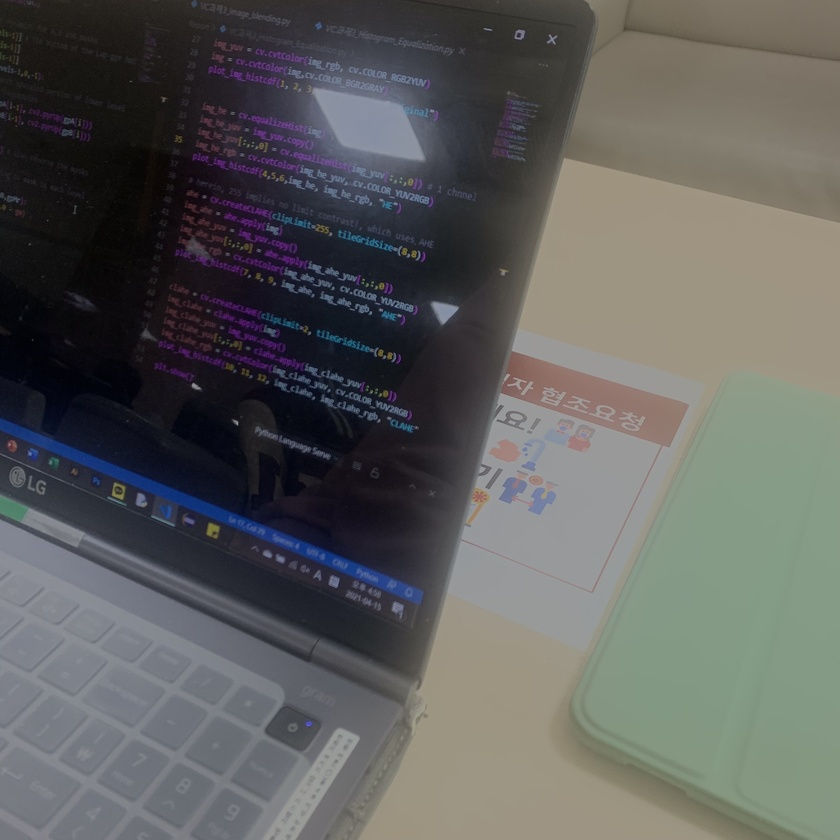
#> input picture VC HW/picture.jpg, 840 x 840 px, shrunk from 3024 x 3024 before the run
$ python test_3_contrast.py
#> lines starting #> are read from the running program, lines starting #| are printed output that depends on the picture
import cv2 as cv
import numpy as np
from matplotlib import pyplot as plt

plot_grid_size = (4, 3)
def plotImage(index1, index2, index3, img, img_rgb, title):
    plt.subplot(plot_grid_size[0],plot_grid_size[1], index1)
    plt.imshow(img, cmap='gray')
    plt.axis('off'), plt.title(title)
    plt.subplot(plot_grid_size[0],plot_grid_size[1], index3)
    plt.imshow(img_rgb, cmap='gray')
    plt.axis('off'), plt.title(title)
    plt.subplot(plot_grid_size[0],plot_grid_size[1], index2)
    hist,bins = np.histogram(img.flatten(), 256, [0,256])
    cdf = hist.cumsum()
    cdf_normalized = cdf * hist.max()/ cdf.max()
    plt.plot(cdf_normalized, color = 'b')
    plt.hist(img.flatten(),256,[0,256], color = 'r')
    plt.xlim([0,256]), plt.title(title)
    plt.legend(('cdf','histogram'), loc = 'upper left')

img = cv.imread("picture.jpg")
#> img is the input picture: shape (840, 840, 3); mean B, G, R 92.6, 94, 93.5
img_rgb = cv.cvtColor(img,cv.COLOR_BGR2RGB)
img_yuv = cv.cvtColor(img,cv.COLOR_BGR2YUV)
#> img_yuv: shape (840, 840, 3); mean of channels 0, 1, 2 93.7, 127.4, 127.8
img = cv.cvtColor(img,cv.COLOR_BGR2GRAY)
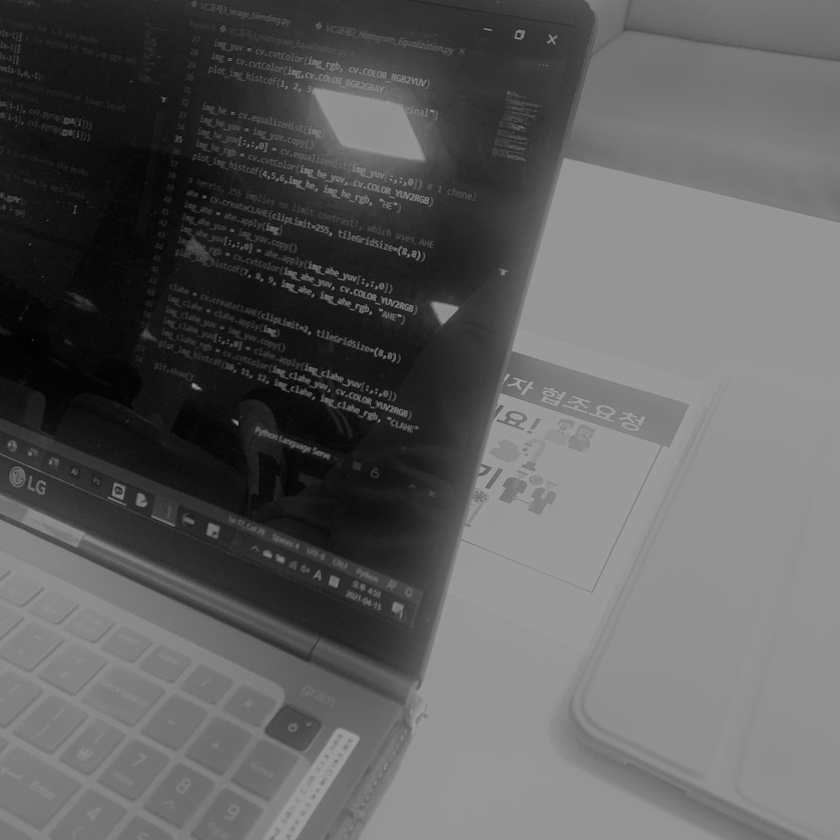
#> img: shape (840, 840); min 1, max 163, mean 93.7

img_he = cv.equalizeHist(img)
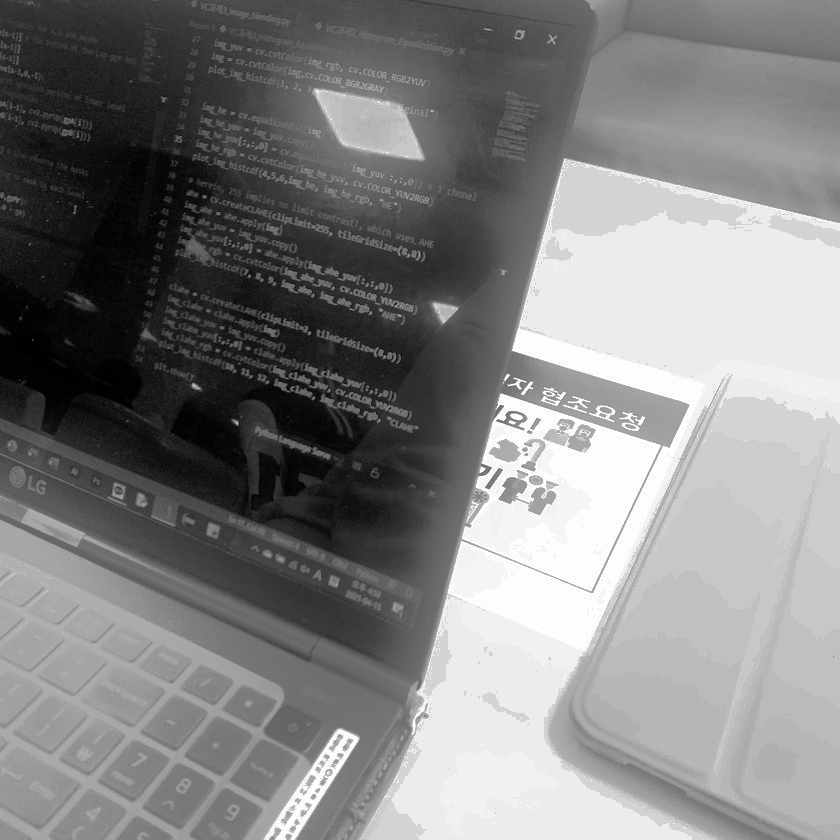
#> img_he: shape (840, 840); min 0, max 255, mean 129.9
img_heYuv = img_yuv.copy()
img_heYuv[:, :, 0] = cv.equalizeHist(img_heYuv[:,:,0])
#> img_heYuv: shape (840, 840, 3); mean of channels 0, 1, 2 129.9, 127.4, 127.8
img_heRgb = cv.cvtColor(img_heYuv, cv.COLOR_YUV2RGB)
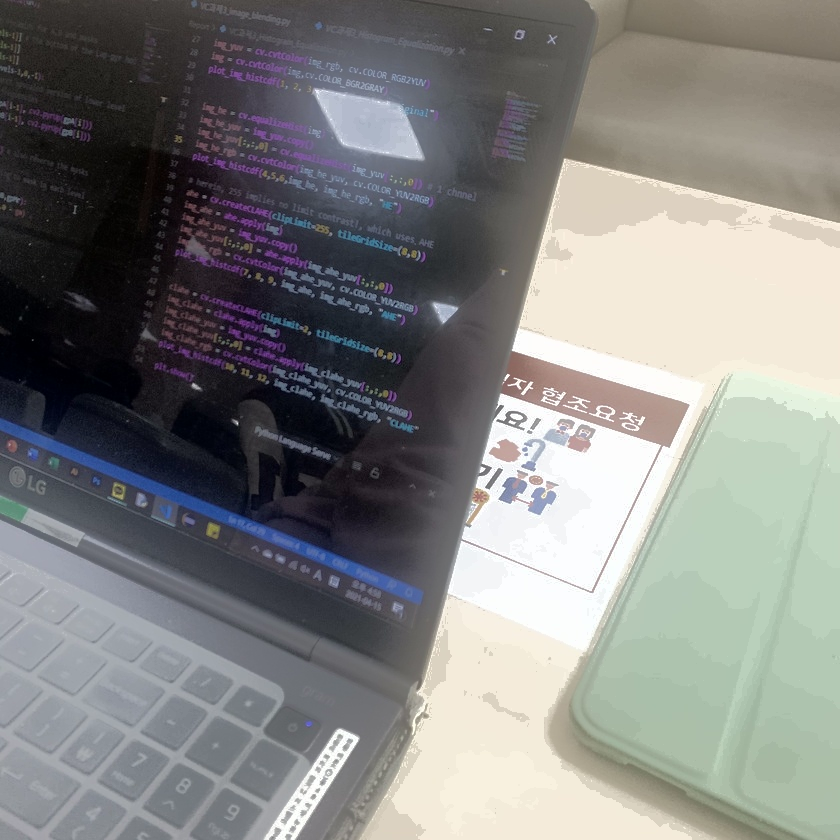
#> img_heRgb: shape (840, 840, 3); mean R, G, B 129.7, 130.3, 128.8

ahe = cv.createCLAHE(clipLimit=255, tileGridSize=(8,8))
img_ahe = ahe.apply(img)
img_ahaYuv = img_yuv.copy()
img_ahaYuv[:, :, 0] = ahe.apply(img_ahaYuv[:,:,0])
#> img_ahaYuv: shape (840, 840, 3); mean of channels 0, 1, 2 144.7, 127.4, 127.8
img_aheRgb = cv.cvtColor(img_ahaYuv, cv.COLOR_YUV2RGB)
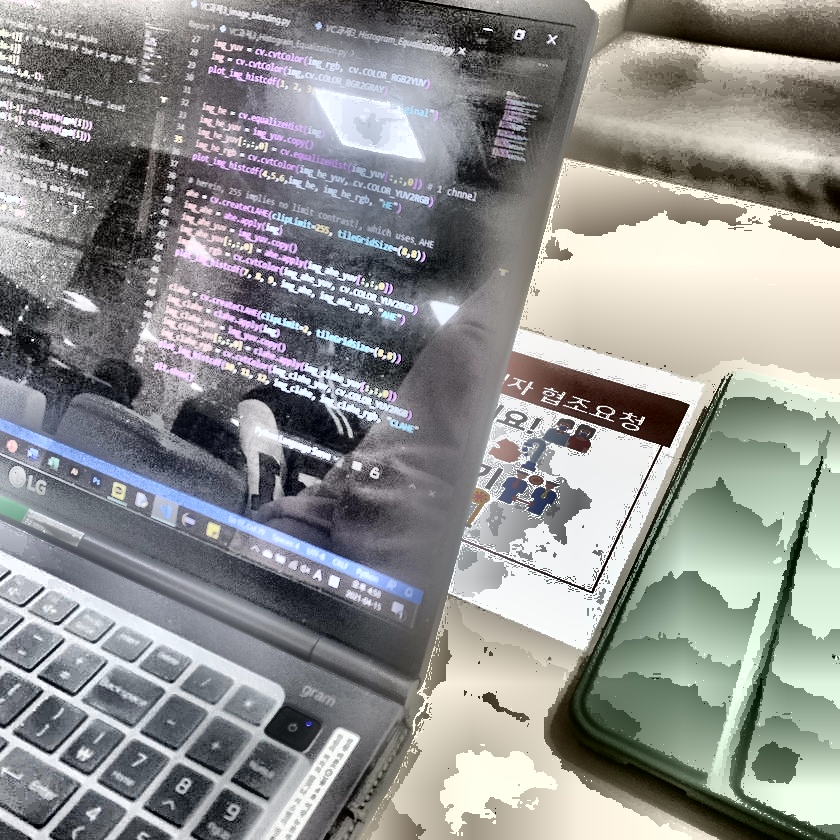
#> img_aheRgb: shape (840, 840, 3); mean R, G, B 144.3, 145, 143.4

clahe = cv.createCLAHE(clipLimit = 2, tileGridSize=(8,8))
img_clahe = clahe.apply(img)
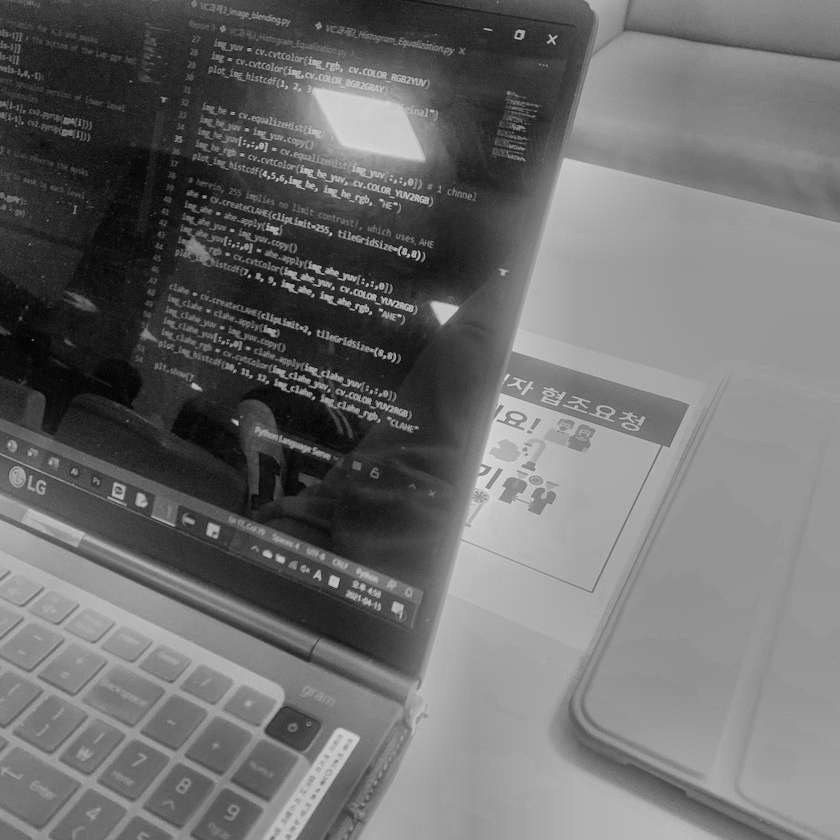
#> img_clahe: shape (840, 840); min 1, max 224, mean 109.2
img_claheYuv = img_yuv.copy()
img_claheYuv[:, :, 0] = clahe.apply(img_claheYuv[:,:,0])
#> img_claheYuv: shape (840, 840, 3); mean of channels 0, 1, 2 109.2, 127.4, 127.8
img_claheRgb = cv.cvtColor(img_claheYuv, cv.COLOR_YUV2RGB)
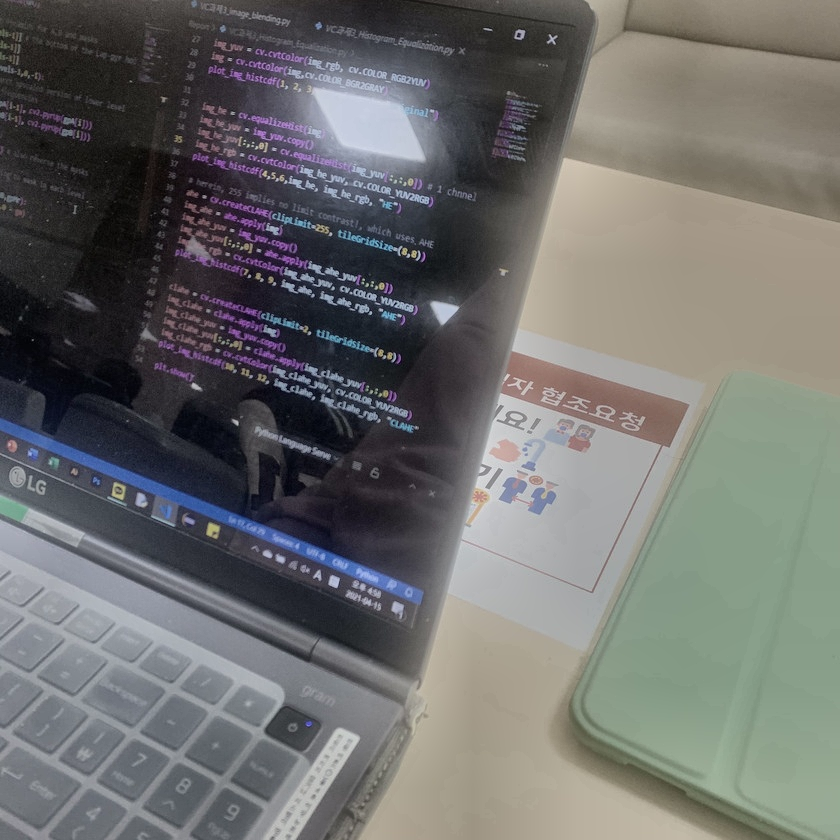
#> img_claheRgb: shape (840, 840, 3); mean R, G, B 109, 109.5, 108

plotImage(1, 2, 3, img, img_rgb,"original")
#> in plotImage, `hist,bins = np.histogram(img.flatten(), 256, [0,256])`: hist = 256 values, max 70608 at index 149, min 0 at index 0, mean 2756.2; bins = 257 values from 0 to 256
#> in plotImage, `cdf = hist.cumsum()`: cdf = 256 values from 0 to 705600
#> in plotImage, `cdf_normalized = cdf * hist.max()/ cdf.max()`: cdf_normalized = 256 values from 0 to 70608
plotImage(4, 5, 6, img_he, img_heRgb, "HE")
plotImage(7, 8, 9, img_ahe, img_aheRgb, "AHE")
plotImage(10, 11, 12, img_clahe, img_claheRgb, "CLAHE")

plt.show()
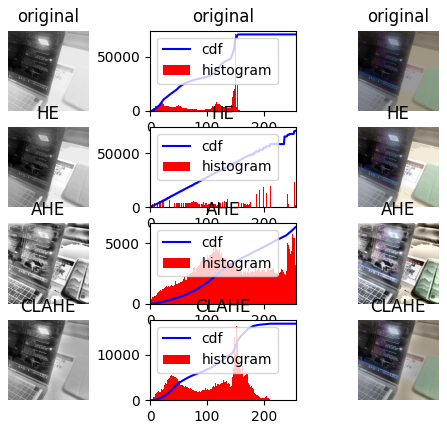
#> figure drawn by matplotlib, 12 panels; panel 3: tallest bar 70608 high, from x = 149 to 150; panel 3: curve peaks at x = 163, y = 70608; panel 6: tallest bar 70608 high, from x = 236 to 237; panel 6: curve peaks at x = 255, y = 70608
